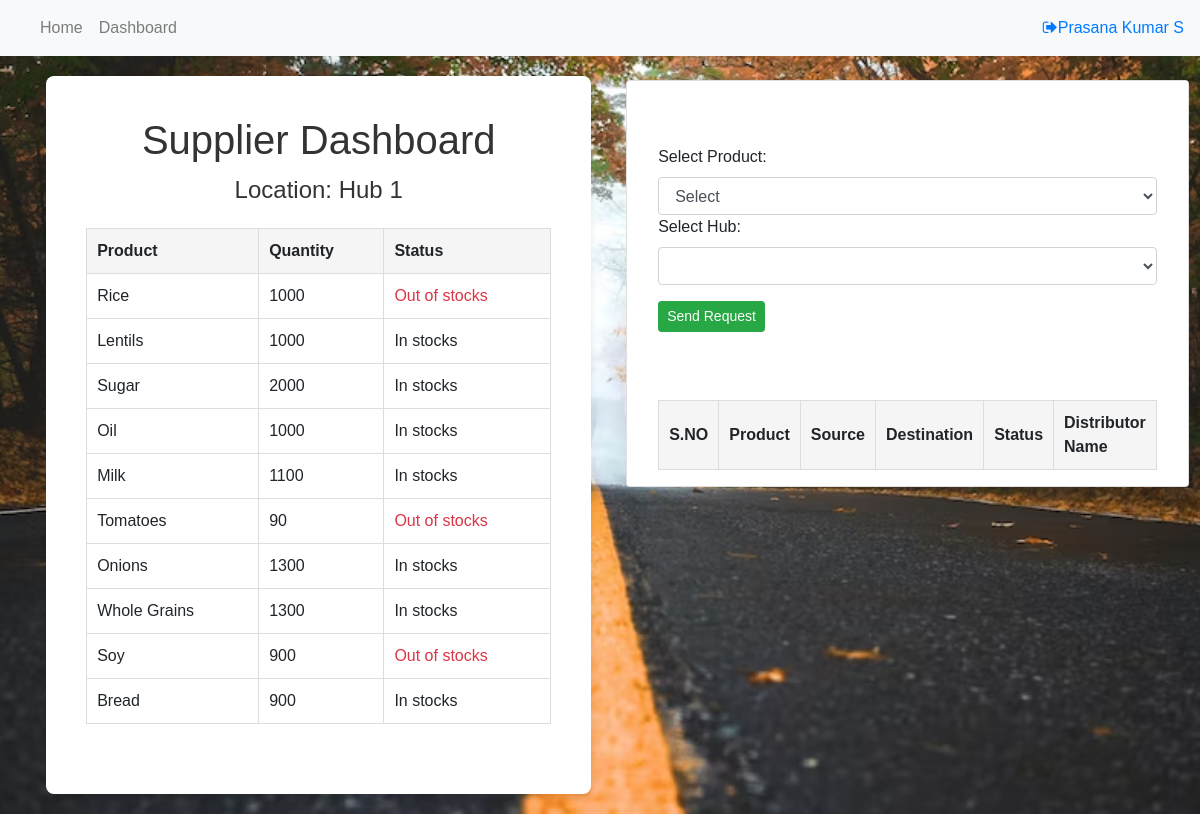
The app's page /approval/1 (signed in), older data.
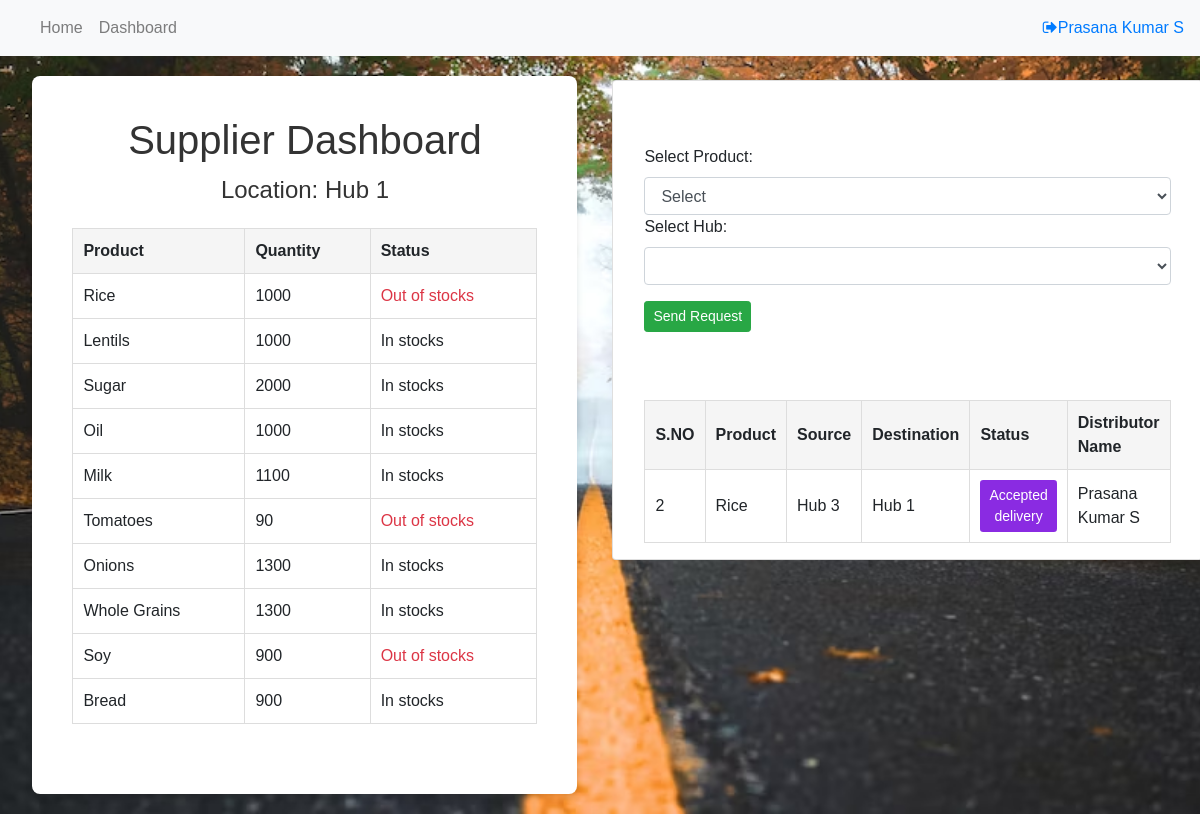
The same page, newer data.
### app/models.py (models this page shows)
class Stock(db.Model):
    id = Column(Integer, primary_key=True)
    name = Column(String(50))
    description = Column(String(50))
    category_Id =  Column(String(100), ForeignKey('category.id'))
    unit_price = Column(String(50))
    quantity = Column(String(50))
    created_date = Column(DateTime())
    modified_date = Column(DateTime())
    location = Column(String(50))

class Users(db.Model):
    id = Column(Integer, primary_key=True)
    name = Column(String(50))
    email = Column(String(100))
    phone = Column(String(100))
    password = Column(String(100))
    role = Column(String(100), ForeignKey('roles.id'))
    rating = Column(String(100), ForeignKey('rating.id'))
    created_date = Column(DateTime())
    modified_date = Column(DateTime())
    location = Column(String(50))

class Request(db.Model):
    id = Column(Integer, primary_key=True)
    stock_Id =  Column(String(100), ForeignKey('stock.id'))
    distributer =  Column(String(100), ForeignKey('users.id'))
    source_location = Column(String(50))
    designation_location = Column(String(50))
    status = Column(String(100))
    '''
    0 - requested
    1 - accepted
    2 - delivery
    3 - completed
    '''

### app/views.py (the view)
@app.route('/approval/<pk>')
def approval_request(pk):
    message = 'Invalid Id'
    products = Stock.query.all()
    request_data = Request.query.all()
    if req:=Request.query.filter_by(id=pk).first():
        req.status = '1'
        db.session.commit()
        message = 'Request Accepted'
    return render_template('supplier_dashboard.html',get_stocks=get_stocks,get_users=get_users,request_data=request_data,message=message,title='Supplier Dashboard',supplier='active',products=products,stocks=check_products_stock)

### app/views.py (called while the page is built)
def check_products_stock(pk,value):
    priority_of_product = {
        'Rice': 2000,
        'Lentils': 1000,
        'Sugar': 2000,
        'Oil': 500,
        'Milk': 500,
        'Tomatoes': 800,
        'Onions': 800,
        'Whole Grains': 1000,
        'Soy': 1000,
        'Bread': 500
    }
    if int(pk) >= priority_of_product[value]:
        product_status = True
    else:
        product_status = False
    return product_status

def get_stocks(pk):
    data = Stock.query.filter_by(id=pk).first()
    return data if data else ''

def get_users(pk):
    data = Users.query.filter_by(id=pk).first()
    return data if data else ''

### app/templates/supplier_dashboard.html (shortened to what the changed rows need)
{% extends "base.html" %}
{% block content %}
<link rel="stylesheet" href="{{ url_for('static', filename='css/supplier_dashboard_styles.css') }}">
<div class="row justify-content-md-center">
    <div class="col col-lg-6">
        <div class="dashboard-container">
            <header>
                <h1>Supplier Dashboard</h1>
            </header>
            <main>
                <table id="in-stock-product-table">
                    <thead>
                        <tr>
                            <th>Product</th>
                            <th>Quantity</th>
                            <th>Status</th>
                        </tr>
                    </thead>
                    <tbody>
                        {% for i in products %}
                        {% if i.location == session.get('hub') %}
                        <tr>
                            <td>{{i.name}}</td>
                            <td>{{i.quantity}}</td>
                            {% if not stocks(i.quantity,i.name) %}
                            <td class="text-danger">Out of stocks</td>
                            {% else %}
                            <td>In stocks</td>
                            {% endif %}
                        </tr>
                        {% endif %}
                        {% endfor %}
                    </tbody>
                </table>
            </main>
        </div>
    </div>
    <div class="col col-lg-3" style="max-width: 100%">
        <div class="row card p-3 my-4">
            <div class="col-lg">
                <table id="in-stock-product-table">
                    <thead>
                        <tr>
                            <th>S.NO</th>
                            <th>Product</th>
                            <th>Source</th>
                            <th>Destination</th>
                            <th>Status</th>
                            <th>Distributor Name</th>
                        </tr>
                    </thead>
                    <tbody>
                        {% for i in request_data %}
                        {% if (i.source_location==session.get('hub')) or (session.get('hub')==i.designation_location) %}
                        <tr>
                            <td>{{loop.index}}</td>
                            <td>{{get_stocks(i.stock_Id).name if get_stocks(i.stock_Id) else '-'}}</td>
                            <td>{{i.source_location}}</td>
                            <td>{{i.designation_location}}</td>
                            <td>
                                {% if (i.status == '0') and (session.get('hub')==i.designation_location) %}
                                <a class="btn btn-sm btn-secondary">Requested</a>
                                {% elif  (i.status == '0') and (session.get('hub')!=i.designation_location) %}
                                <a class="btn btn-sm " style="background-color: rgb(226, 137, 43); color: white;" href="/approval/{{i.id}}">Accept</a>
                                {% elif  (i.status == '1')%}
                                <a class="btn btn-sm btn-info" >Accepted</a>
                                {% elif  (i.status == '2')%}
                                <a class="btn btn-sm" style="background-color: blueviolet; color: white;" href="/complete/{{i.id}}" >Accepted delivery</a>
                               {% elif  (i.status == '3')%}
                                <a class="btn btn-sm btn-success"  >completed</a>
                                {% endif %}
                            </td>
                            {% if (i.status == '2') or (i.status == '3') %}
                            <td>{{get_users(i.distributer).name if get_users(i.distributer) else '-'}}</td>
                            {% else %}
                            <td>-</td>
                            {% endif %}
                        </tr>
                        {% endif %}
                        {% endfor %}
                    </tbody>
                </table>
            </div>
        </div>
    </div>
</div>
{% endblock %}

### app/templates/base.html (shortened to what this page needs)
<!DOCTYPE html>
<html lang="en">
<head>
    <link rel="stylesheet" href="https://cdn.jsdelivr.net/npm/bootstrap@4.5.3/dist/css/bootstrap.min.css">
<link rel="stylesheet" href="{{ url_for('static', filename='css/font-awesome.min.css') }}">
</head>
<body>
    <nav class="navbar navbar-expand-lg navbar-light bg-light">
        <div class="collapse navbar-collapse" id="navbarNav">
          <ul class="navbar-nav">
            <li class="nav-item {{home}}">
              <a class="nav-link" href="/">Home <span class="sr-only">(current)</span></a>
            </li>
            <li class="nav-item {{customer}}" id="customer">
              <a class="nav-link" href="/{{session.get('role')}}" class="dashboard-button">Dashboard</a>
            </li>
          </ul>
          {% if session.get('name') %}
          <a class="ml-auto" href="{{ url_for('logout') }}" class="dashboard-button"><i class="fa fa-sign-out" aria-hidden="true"></i>{{session['name']}}</a>
          {% endif %}
        </div>
      </nav>
{% block content %}
{% endblock %}
</body>
</html>

Row changes from the older to the newer data that the page shows:
now on this page (row unchanged): Users: name "Prasana Kumar S"
added Request: source_location "Hub 3", designation_location "Hub 1", distributer.name "Prasana Kumar S"
now on this page (row edited): Stock: name "Rice"
Text that changed along with them:
{{ session['name'] }}: "Prasana Kumar S" → (not shown)
